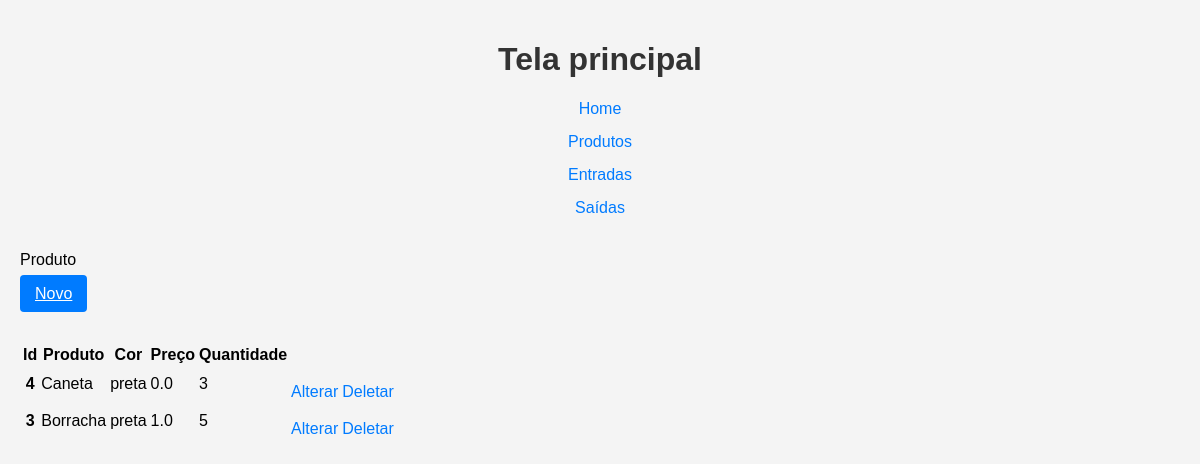
The page /produto/list_produto/ on the database as committed earlier.
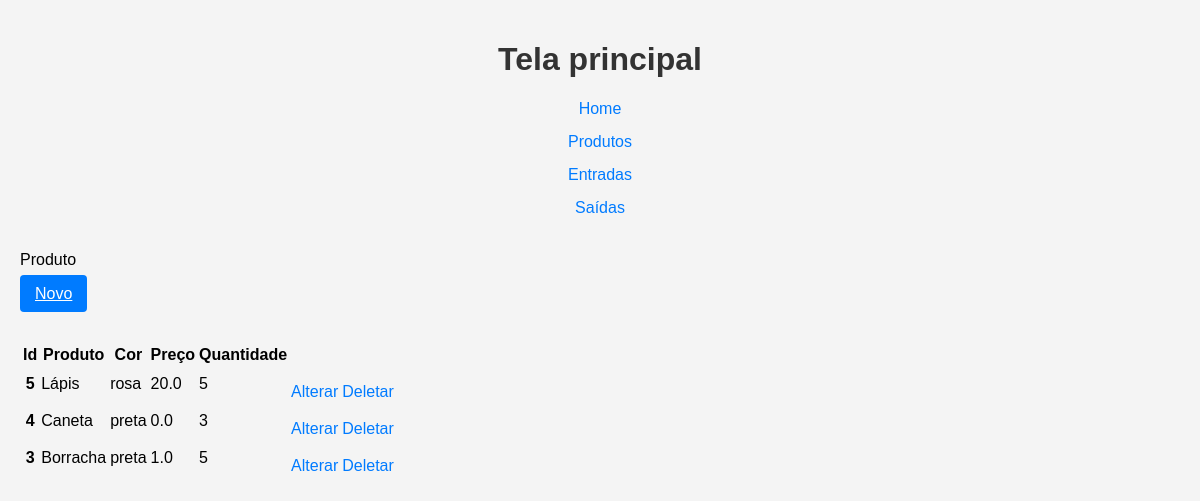
The same page on the database as committed later.
### produto/models.py (models this page shows, shortened)
class Produtos(models.Model):
    produto = models.CharField('Produto', max_length=200)
    cor = models.ForeignKey(Cores, on_delete=models.PROTECT, verbose_name='Cor')
    descricao = models.TextField('Descrição', blank=True)
    preco = models.FloatField('Preço', default=0)
    quantidade = models.IntegerField('Quantidade', default=0)
    criado = models.DateTimeField('Criado em', auto_now_add=True)
    modificado = models.DateTimeField('Modificado em', auto_now=True)
    class Meta:
        verbose_name = 'Produto'
        verbose_name_plural = 'Produtos'
        ordering = ['-produto']

class Cores(models.Model):
    cor = models.CharField('Cor', max_length=200)
    def __str__(self):
        return self.cor

### produto/views.py (the view)
# urls.py: path('list_produto/', list_produto, name='list_produto'),
def list_produto(request):
    produtos = Produtos.objects.all()
    template_name = 'list_produto.html'
    context = {
        'produtos': produtos
    }
    return render(request, template_name, context)

### produto/templates/list_produto.html
{% extends 'base.html' %}
{% block content %}
 <p>Produto</p>
 <a class="btn" href="{% url 'produto:new_produto' %}">Novo</a>
 <table>
 <thead>
 <tr>
 <th>Id</th>
 <th>Produto</th>
 <th>Cor</th>
 <th>Preço</th>
 <th>Quantidade</th>
 <th></th>
 </tr>
 </thead>
 <tbody>
 {% for produto in produtos %}
 <tr>
 <th>{{ produto.id }}</th>
 <td>{{ produto.produto }}</td>
 <td>{{ produto.cor }}</td>
 <td>{{ produto.preco }}</td>
 <td>{{ produto.quantidade }}</td>
 <td><a class="link" href="{% url 'produto:update_produto' produto.id %}">Alterar</a></td>
 <td><a class="link" href="{% url 'produto:delete_produto' produto.id %}">Deletar</a></td>
 </tr>
 {% endfor %}
 </tbody>
 </table>
{% endblock %}

Rows that differ between the two databases and show on the page:
added Produtos: id "5", produto "Lápis", cor "rosa", preco "20.0", quantidade "5"
